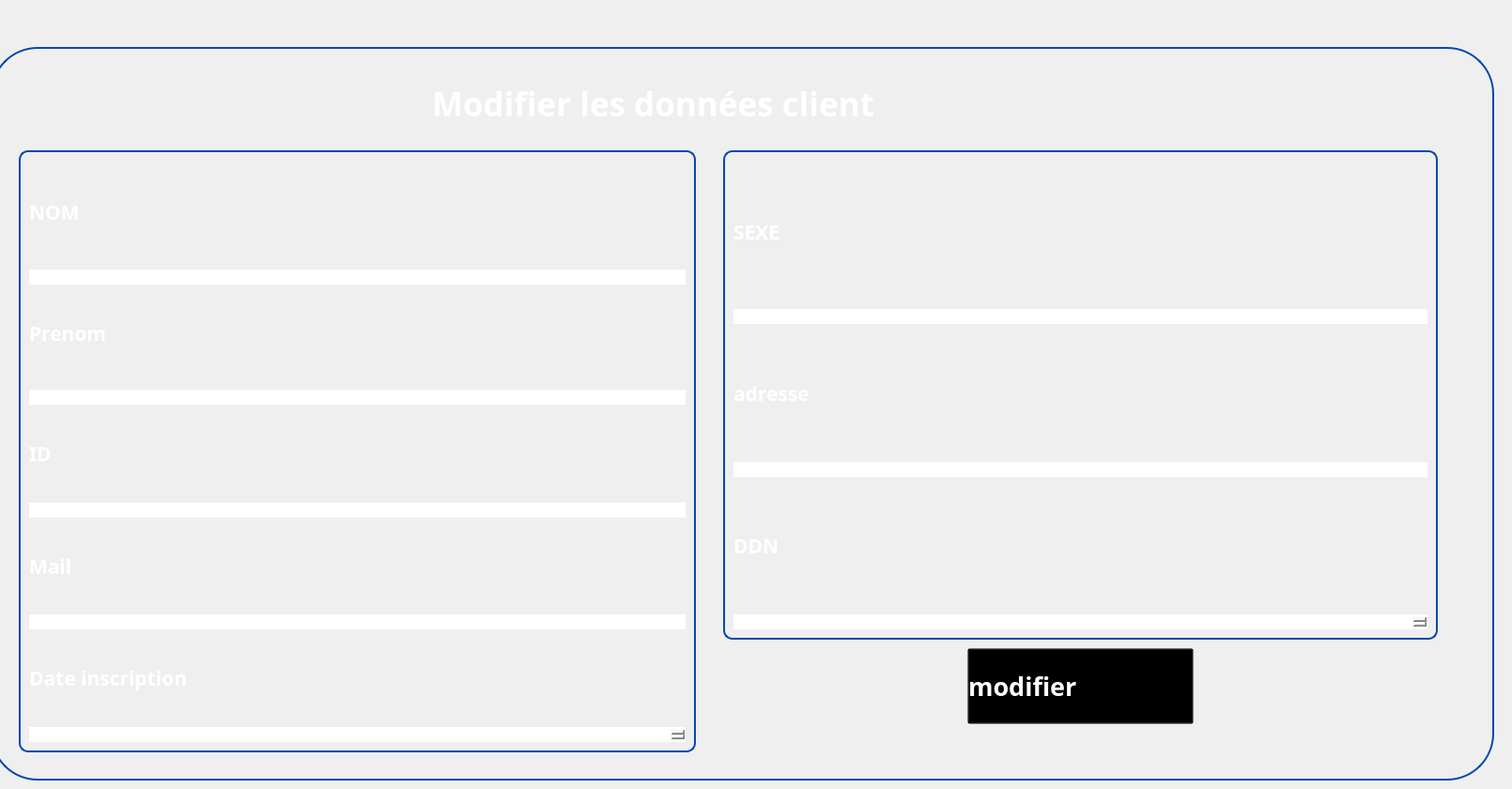
   <widget class="QWidget" name="modifClient">
    <widget class="QGroupBox" name="groupBox_53">
     <property name="geometry">
      <rect>
       <x>-10</x>
       <y>50</y>
       <width>1601</width>
       <height>781</height>
      </rect>
     </property>
     <property name="styleSheet">
      <string notr="true">QGroupBox {
	border-radius:50px;
    border: 2px solid #0447AF; /* Red border */
}
</string>
     </property>
     <property name="title">
      <string/>
     </property>
     <widget class="QLabel" name="label_144">
      <property name="geometry">
       <rect>
        <x>190</x>
        <y>30</y>
        <width>51</width>
        <height>51</height>
       </rect>
      </property>
      <property name="text">
       <string/>
      </property>
      <property name="pixmap">
       <pixmap>../../../../../Downloads/Downloads/wetransfer_gestion-de-formations_2024-02-16_1550/icons/client.png</pixmap>
      </property>
      <property name="scaledContents">
       <bool>true</bool>
      </property>
     </widget>
     <widget class="QLabel" name="label_186">
      <property name="geometry">
       <rect>
        <x>470</x>
        <y>30</y>
        <width>711</width>
        <height>61</height>
       </rect>
      </property>
      <property name="font">
       <font>
        <family>Plus Jakarta Sans</family>
        <pointsize>26</pointsize>
        <weight>75</weight>
        <bold>true</bold>
       </font>
      </property>
      <property name="styleSheet">
       <string notr="true">color:white;
    background: transparent;
</string>
      </property>
      <property name="text">
       <string>Modifier les données client</string>
      </property>
     </widget>
     <widget class="QLabel" name="label_190">
      <property name="geometry">
       <rect>
        <x>10</x>
        <y>20</y>
        <width>81</width>
        <height>81</height>
       </rect>
      </property>
      <property name="text">
       <string/>
      </property>
      <property name="pixmap">
       <pixmap>../../../../../Downloads/Bureau/imageprojetcpp/gestion-de-projet.png</pixmap>
      </property>
      <property name="scaledContents">
       <bool>true</bool>
      </property>
     </widget>
     <widget class="QGroupBox" name="verticalGroupBox_16">
      <property name="geometry">
       <rect>
        <x>30</x>
        <y>110</y>
        <width>721</width>
        <height>641</height>
       </rect>
      </property>
      <property name="styleSheet">
       <string notr="true">	border-radius:10px;
color:white;</string>
      </property>
      <layout class="QVBoxLayout" name="verticalLayout_19">
       <item>
        <widget class="Line" name="line_73">
         <property name="orientation">
          <enum>Qt::Horizontal</enum>
         </property>
        </widget>
       </item>
       <item>
        <widget class="QLabel" name="label_191">
         <property name="font">
          <font>
           <family>Gill Sans MT</family>
           <pointsize>16</pointsize>
           <weight>75</weight>
           <bold>true</bold>
          </font>
         </property>
         <property name="styleSheet">
          <string notr="true">color:white;</string>
         </property>
         <property name="text">
          <string>NOM</string>
         </property>
        </widget>
       </item>
       <item>
        <widget class="Line" name="line_74">
         <property name="orientation">
          <enum>Qt::Horizontal</enum>
         </property>
        </widget>
       </item>
       <item>
        <widget class="QLineEdit" name="lineEdit_nom_up">
         <property name="styleSheet">
          <string notr="true">color:rgb(0,73,174);
background:white;</string>
         </property>
        </widget>
       </item>
       <item>
        <widget class="QLabel" name="label_192">
         <property name="font">
          <font>
           <family>Gill Sans MT</family>
           <pointsize>16</pointsize>
           <weight>75</weight>
           <bold>true</bold>
          </font>
         </property>
         <property name="styleSheet">
          <string notr="true">color:white;</string>
         </property>
         <property name="text">
          <string>Prenom</string>
         </property>
        </widget>
       </item>
       <item>
        <widget class="Line" name="line_76">
         <property name="orientation">
          <enum>Qt::Horizontal</enum>
         </property>
        </widget>
       </item>
       <item>
        <widget class="QLineEdit" name="lineEdit_prenom_up">
         <property name="styleSheet">
          <string notr="true">color:rgb(0,73,174);
background:white;</string>
         </property>
        </widget>
       </item>
       <item>
        <widget class="QLabel" name="label_193">
         <property name="font">
          <font>
           <family>Gill Sans MT</family>
           <pointsize>16</pointsize>
           <weight>75</weight>
           <bold>true</bold>
          </font>
         </property>
         <property name="styleSheet">
          <string notr="true">color:white;</string>
         </property>
         <property name="text">
          <string>ID</string>
         </property>
        </widget>
       </item>
       <item>
        <widget class="QLineEdit" name="lineEdit_id_up">
         <property name="styleSheet">
          <string notr="true">color:rgb(0,73,174);
background:white;</string>
         </property>
        </widget>
       </item>
       <item>
        <widget class="QLabel" name="label_194">
         <property name="font">
          <font>
           <family>Gill Sans MT</family>
           <pointsize>16</pointsize>
           <weight>75</weight>
           <bold>true</bold>
          </font>
         </property>
         <property name="styleSheet">
          <string notr="true">color:white;</string>
         </property>
         <property name="text">
          <string>Mail</string>
         </property>
        </widget>
       </item>
       <item>
        <widget class="QLineEdit" name="lineEdit_email_up">
         <property name="styleSheet">
          <string notr="true">color:rgb(0,73,174);
background:white;</string>
         </property>
        </widget>
       </item>
       <item>
        <widget class="QLabel" name="label_195">
         <property name="font">
          <font>
           <family>Gill Sans MT</family>
           <pointsize>16</pointsize>
           <weight>75</weight>
           <bold>true</bold>
          </font>
         </property>
         <property name="styleSheet">
          <string notr="true">color:white;</string>
         </property>
         <property name="text">
          <string>Date inscription</string>
         </property>
        </widget>
       </item>
       <item>
        <widget class="QDateEdit" name="dateEdit_inscrit_up"/>
       </item>
      </layout>
     </widget>
     <widget class="QGroupBox" name="verticalGroupBox_17">
      <property name="geometry">
       <rect>
        <x>780</x>
        <y>110</y>
        <width>761</width>
        <height>521</height>
       </rect>
      </property>
      <property name="styleSheet">
       <string notr="true">	border-radius:10px;
color:white;</string>
      </property>
      <layout class="QVBoxLayout" name="verticalLayout_20">
       <item>
        <widget class="Line" name="line_93">
         <property name="orientation">
          <enum>Qt::Horizontal</enum>
         </property>
        </widget>
       </item>
       <item>
        <widget class="QLabel" name="label_196">
         <property name="font">
          <font>
           <family>Gill Sans MT</family>
           <pointsize>16</pointsize>
           <weight>75</weight>
           <bold>true</bold>
          </font>
         </property>
         <property name="styleSheet">
          <string notr="true">color:white;</string>
         </property>
         <property name="text">
          <string>SEXE</string>
         </property>
        </widget>
       </item>
       <item>
        <widget class="Line" name="line_94">
         <property name="orientation">
          <enum>Qt::Horizontal</enum>
         </property>
        </widget>
       </item>
       <item>
        <widget class="QLineEdit" name="lineEdit_sexe_up">
         <property name="styleSheet">
          <string notr="true">color:rgb(0,73,174);
background:white;</string>
         </property>
        </widget>
       </item>
       <item>
        <widget class="QLabel" name="label_197">
         <property name="font">
          <font>
           <family>Gill Sans MT</family>
           <pointsize>16</pointsize>
           <weight>75</weight>
           <bold>true</bold>
          </font>
         </property>
         <property name="styleSheet">
          <string notr="true">color:white;</string>
         </property>
         <property name="text">
          <string>adresse</string>
         </property>
        </widget>
       </item>
       <item>
        <widget class="QLineEdit" name="lineEdit_adresse_up">
         <property name="styleSheet">
          <string notr="true">color:rgb(0,73,174);
background:white;</string>
         </property>
        </widget>
       </item>
       <item>
        <widget class="QLabel" name="label_198">
         <property name="font">
          <font>
           <family>Gill Sans MT</family>
           <pointsize>16</pointsize>
           <weight>75</weight>
           <bold>true</bold>
          </font>
         </property>
         <property name="styleSheet">
          <string notr="true">color:white;</string>
         </property>
         <property name="text">
          <string>DDN</string>
         </property>
        </widget>
       </item>
       <item>
        <widget class="QDateEdit" name="dateEdit_DDN_up"/>
       </item>
      </layout>
     </widget>
     <widget class="QPushButton" name="pushButton_up">
      <property name="geometry">
       <rect>
        <x>1040</x>
        <y>640</y>
        <width>241</width>
        <height>81</height>
       </rect>
      </property>
      <property name="font">
       <font>
        <family>Gill Sans MT</family>
        <pointsize>20</pointsize>
        <weight>75</weight>
        <bold>true</bold>
       </font>
      </property>
      <property name="styleSheet">
       <string notr="true">QPushButton:hover {
    color: blue;
    background: transparent;
}

QPushButton {
    text-align: left;
    background: transparent;
    color: rgb(255,255,255);
}
</string>
      </property>
      <property name="text">
       <string>modifier</string>
      </property>
      <property name="icon">
       <iconset>
        <normaloff>../../../../../Downloads/Bureau/imageprojetcpp/image (3).png</normaloff>../../../../../Downloads/Bureau/imageprojetcpp/image (3).png</iconset>
      </property>
      <property name="iconSize">
       <size>
        <width>50</width>
        <height>46</height>
       </size>
      </property>
     </widget>
    </widget>
   </widget>
